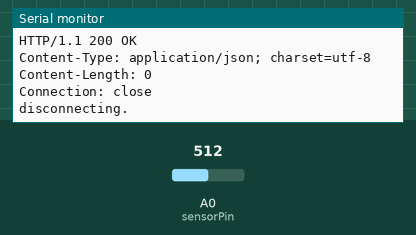
Recording of a sketch running on a simulated Arduino Uno, built with avr-gcc and run on an emulated ATmega328P. Parts: the last lines printed to the serial monitor. The inputs (shaded band) are chosen by the test bench; at power-on: A0 (sensorPin) = 512. WiFi joins after 1.5 s; servers stay silent unless stated; uploads are accepted with an empty reply.

Above: at 3.7 s.
3.8 s: A0 (sensorPin) set to 716
At 7.98 s:
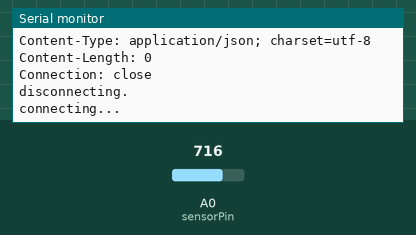
9.8 s: A0 (sensorPin) set to 900
At 14.6 s:
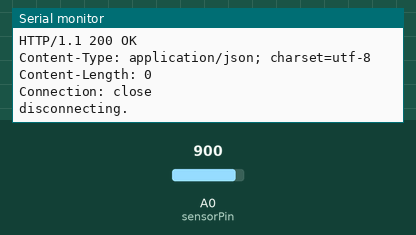
Timing chart, 0 to 16.1 s (numbered marks = the images above; inputs shaded):
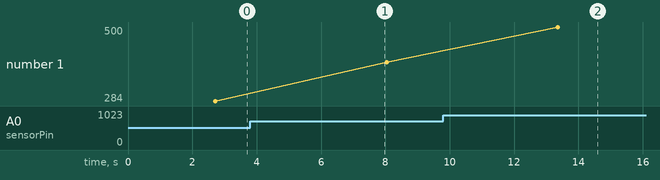

The sketch:

SumpSensor.ino
```cpp
#include <SPI.h>
#include <Ethernet.h>

// Enter a MAC address for your controller below.
// Newer Ethernet shields have a MAC address printed on a sticker on the shield
byte mac[] = { 0xDE, 0xAD, 0xBE, 0xEF, 0xFE, 0xED };
IPAddress server(10,10,1,54);

// Initialize the Ethernet client library
// with the IP address and port of the server
// that you want to connect to (port 80 is default for HTTP):
EthernetClient client;

int sensorPin = A0;
int sensorValue = 0;

void setup() {
  Serial.begin(9600);
   while (!Serial) {
  }

  if (Ethernet.begin(mac) == 0) {
    Serial.println("Failed to configure Ethernet using DHCP");
    // no point in carrying on, so do nothing forevermore:
  }
  delay(1000);

}

void loop()
{
  Serial.println("connecting...");

  // if you get a connection, report back via serial:
  if (client.connect(server, 80)) {
    Serial.println("connected");
    // Make a HTTP request:
    sensorValue = analogRead(sensorPin);
    Serial.println(String(((int) (sensorValue / 1.8))));
    client.println("POST /service/Sump.svc/" + String(((int) (sensorValue / 1.8))) + " HTTP/1.1");
    client.println("Host: aaron.axvig.com");
    client.println("Content-Length: 0");
    client.println("Connection: close");
    client.println();
  }
  else {
    // kf you didn't get a connection to the server:
    Serial.println("connection failed");
  }


  // if there are incoming bytes available
  // from the server, read them and print them:
  while (client.available()) {
    char c = client.read();
    Serial.print(c);
  }

  // if the server's disconnected, stop the client:
  if (!client.connected()) {
    Serial.println();
    Serial.println("disconnecting.");
    client.stop();

    // do nothing forevermore:
    //while(true);
  }
  delay(5000);
}
```

Measured:
- after the input at 9.8 s, the serial monitor: prints a new line after 3.6 s (image 2)
- plotted number 1: 284 → 397 after the input at 3.8 s, 397 → 500 after the input at 9.8 s
